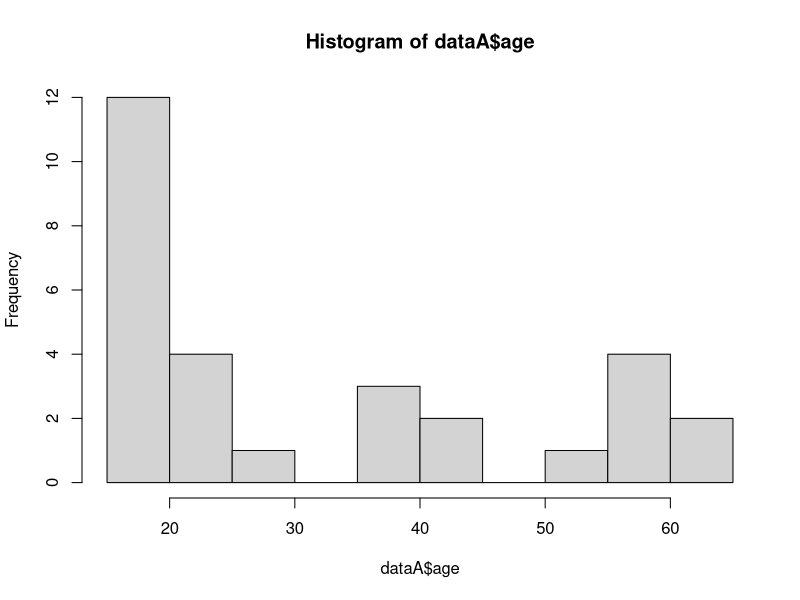
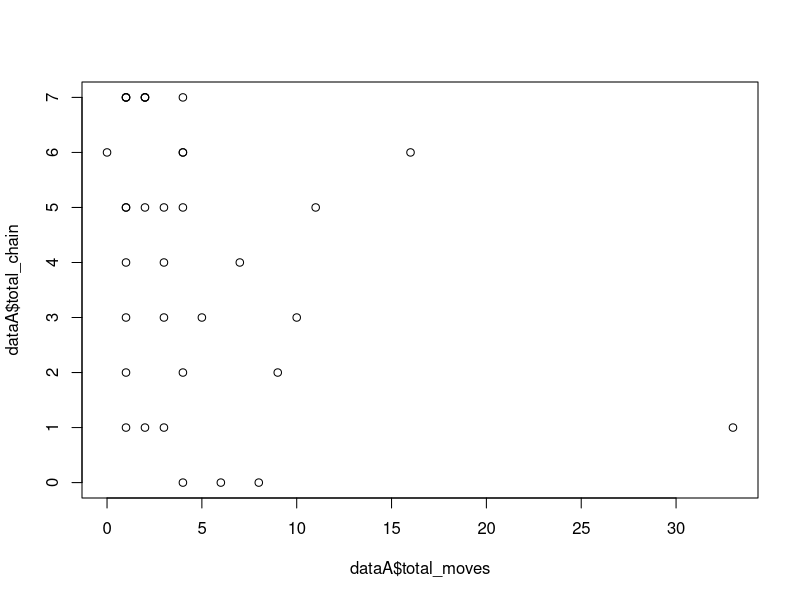
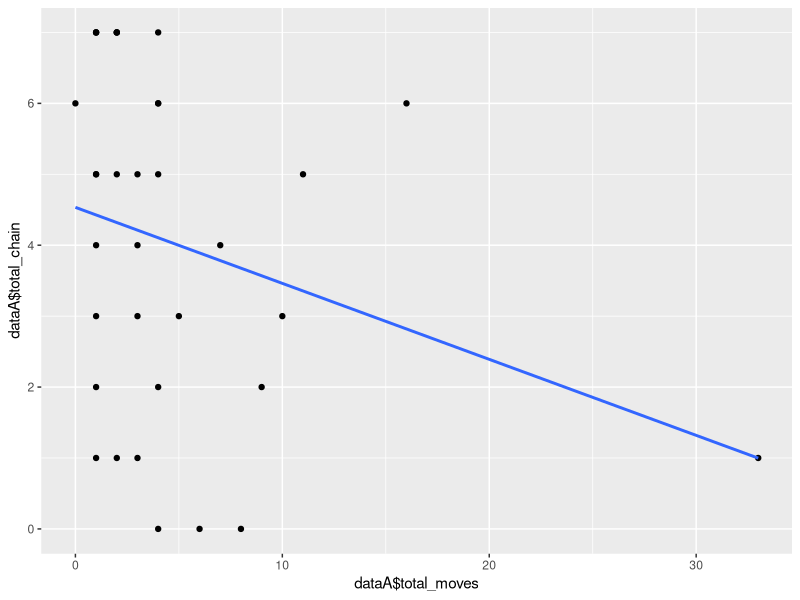

Generate these figures, in order, with R:
#Analysis of Class Data Collected for APA Mini-Manuscript Assignment - Section A
#10/16/25

#load packages
library(psych)
library(readr)

#load in our data and take a look at it
dataA<- read_csv("Section A data.csv")
str(dataA)

#recode categorical variables to be factors
dataA$gender <- factor(dataA$gender, levels = c(1,2), labels = c("man", "woman"))
dataA$race <- factor(dataA$race, levels = c(1,2,3,4,5,6), labels = c("Asian or Asian American", "Black or African American", "Hispanic or Latino/a/x", "Indigenous or Native American", "White", "Additional"))

#Who are our participants? Let's graph and get descriptive stats
hist(dataA$age)
describe(dataA$age)
summary(dataA$age)

#how else can we describe our participants?


#Now let's take a look at our two main variables (predictor and outcome)


#Finally we can look at the relationship between the two variables
plot(dataA$total_moves, dataA$total_chain)
cor.test(dataA$total_moves, dataA$total_chain)



#we can also make a fancier plot that shows a best fit line (will explain what this is later)

library(ggplot2)

ggplot() + geom_point(aes(dataA$total_moves,dataA$total_chain)) + 
  geom_smooth(aes(dataA$total_moves,dataA$total_chain), method="lm", se=F)

